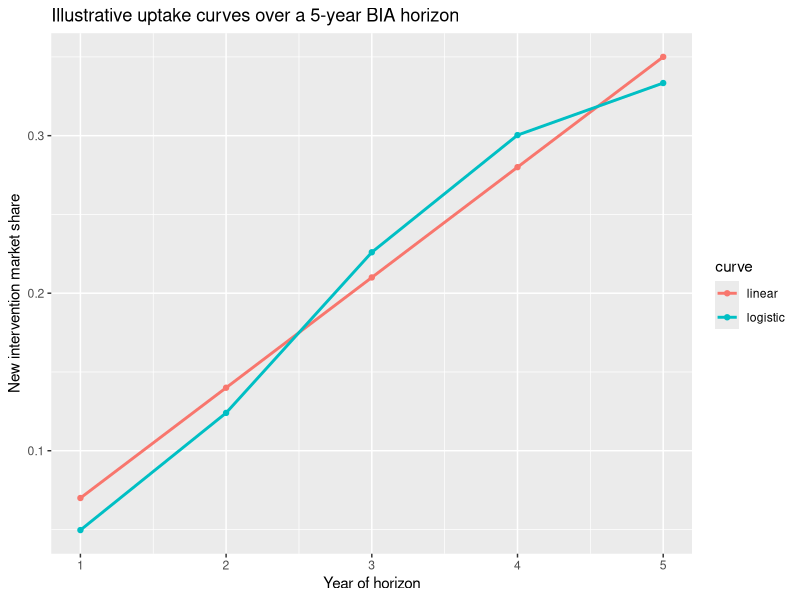

Generate this figure with R:
# Extracted from ch23_budget_impact.typ, lines 293-323
# Section: === Uptake and diffusion over the time horizon
# Chapter: 23

library(dplyr)
library(ggplot2)

years <- 1:5
peak_share <- 0.35   # terminal market share captured by the new intervention

# linear ramp-up: equal increments each year up to peak_share by year 5
linear_uptake <- seq(from = peak_share / 5, to = peak_share, length.out = 5)

# logistic (S-shaped) diffusion: slow start, faster middle, levelling off
# k controls steepness, t0 the inflection year
logistic_uptake <- function(t, peak, k = 1.2, t0 = 2.5) {
  peak / (1 + exp(-k * (t - t0)))
}

uptake_curves <- tibble::tibble(
  year = years,
  linear = linear_uptake,
  logistic = logistic_uptake(years, peak = peak_share)
)

uptake_curves |>
  tidyr::pivot_longer(cols = c(linear, logistic),
                       names_to = "curve", values_to = "market_share") |>
  ggplot(aes(x = year, y = market_share, colour = curve)) +
  geom_line(linewidth = 1) +
  geom_point() +
  labs(x = "Year of horizon", y = "New intervention market share",
       title = "Illustrative uptake curves over a 5-year BIA horizon")
